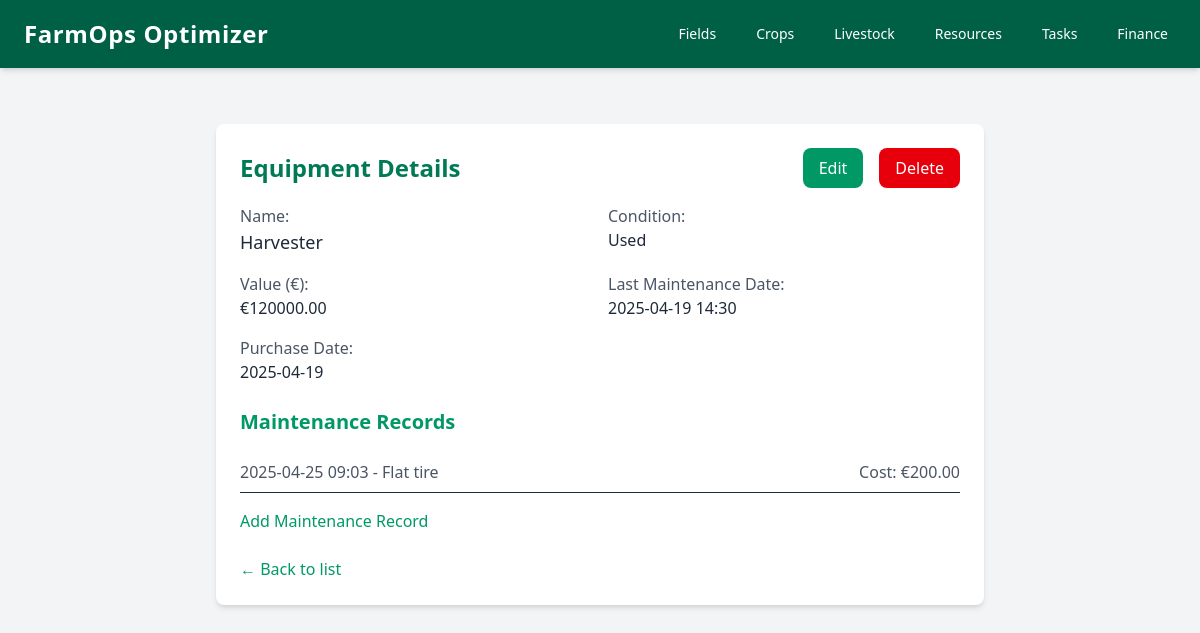
Screenshot of /resources/equipment/2/ with the database file from the repository.
### resources/models.py (models this page shows, shortened)
class Equipment(models.Model):
    condition_choices = [
        ('NEW', 'New'),
        ('USED', 'Used'),
        ('BROKEN', 'Broken'),
    ]
    user = models.ForeignKey(User, on_delete=models.CASCADE, null=True)
    name = models.CharField(max_length=100, null=True, blank=True)
    value = models.DecimalField(max_digits=10, decimal_places=2, null=True, blank=True)
    last_maintenance_date = models.DateTimeField(null=True, blank=True)
    purchase_date = models.DateField(null=True, blank=True)
    condition = models.CharField(
        max_length=6,
        choices=condition_choices,
        default='NEW',
    )

class MaintenanceRecord(models.Model):
    equipment = models.ForeignKey(Equipment, on_delete=models.CASCADE, related_name='maintenance_records')
    date = models.DateTimeField(auto_now_add=True)
    description = models.TextField()
    cost = models.DecimalField(max_digits=10, decimal_places=2, null=True, blank=True)

### resources/views.py (the view)
# urls.py: path('equipment/<int:pk>/', views.equipment_detail, name='equipment_detail'),
def equipment_detail(request, pk):
    equipment = get_object_or_404(Equipment, pk=pk)
    maintenance_records = MaintenanceRecord.objects.filter(equipment=equipment)
    return render(request, 'resources/equipment_detail.html', {'equipment': equipment, 'maintenance_records': maintenance_records})

### resources/templates/resources/equipment_detail.html (shortened to what this page needs)
{% extends 'base.html' %}
{% block content %}
  <div class="max-w-3xl mx-auto p-6 bg-white shadow-md rounded-lg mt-6">
    <div class="flex justify-between items-center mb-4">
      <h2 class="text-2xl font-semibold text-emerald-700">Equipment Details</h2>
      <div class="flex space-x-4">
        <a href="{% url 'resources:edit_equipment' equipment.id %}" class="px-4 py-2 bg-emerald-600 text-white rounded-lg hover:bg-emerald-700">
          Edit
        </a>
        <form action="{% url 'resources:delete_equipment' equipment.id %}" method="POST" onsubmit="return confirm('Are you sure you want to delete this equipment?');">
          <button type="submit" class="px-4 py-2 bg-red-600 text-white rounded-lg hover:bg-red-700">
            Delete
          </button>
        </form>
      </div>
    </div>
    <div class="grid grid-cols-1 md:grid-cols-2 gap-4">
      <div>
        <p class="text-gray-600">Name:</p>
        <p class="font-medium text-lg">{{ equipment.name }}</p>
      </div>
      <div>
        <p class="text-gray-600">Condition:</p>
        <p class="font-medium">{{ equipment.get_condition_display }}</p>
      </div>
      <div>
        <p class="text-gray-600">Value (€):</p>
        <p class="font-medium">€{{ equipment.value }}</p>
      </div>
      <div>
        <p class="text-gray-600">Last Maintenance Date:</p>
        <p class="font-medium">
          {{ equipment.last_maintenance_date|date:"Y-m-d H:i" }}
        </p>
      </div>
      <div>
        <p class="text-gray-600">Purchase Date:</p>
        <p class="font-medium">{{ equipment.purchase_date|date:"Y-m-d" }}</p>
      </div>
    </div>
    <div class="mt-6">
      <h3 class="text-xl font-semibold text-emerald-600">Maintenance Records</h3>
      <div class="mt-4">
        {% if maintenance_records %}
          <ul>
            {% for record in maintenance_records %}
              <li class="flex justify-between py-2 border-b">
                <span class="text-gray-600">
                  {{ record.date|date:"Y-m-d H:i" }} - {{ record.description }}
                </span>
                <span class="text-gray-600">Cost: €{{ record.cost }}</span>
              </li>
            {% endfor %}
          </ul>
        {% else %}
          <p class="text-gray-600">No maintenance records available.</p>
        {% endif %}
      </div>
      <div class="mt-4">
        <a href="{% url 'resources:add_maintenance_record' equipment.id %}" class="text-emerald-600 hover:underline">
          Add Maintenance Record
        </a>
      </div>
    </div>
    <div class="mt-6">
      <a href="{% url 'resources:equipment_list' %}" class="text-emerald-600 hover:underline">← Back to list</a>
    </div>
  </div>
{% endblock %}

### rows the page displays
Equipment: name "Harvester", condition "Used", value "120000.00", last_maintenance_date "2025-04-19 14:30", purchase_date "2025-04-19"
MaintenanceRecord: date "2025-04-25 09:03", description "Flat tire", cost "200.00"
